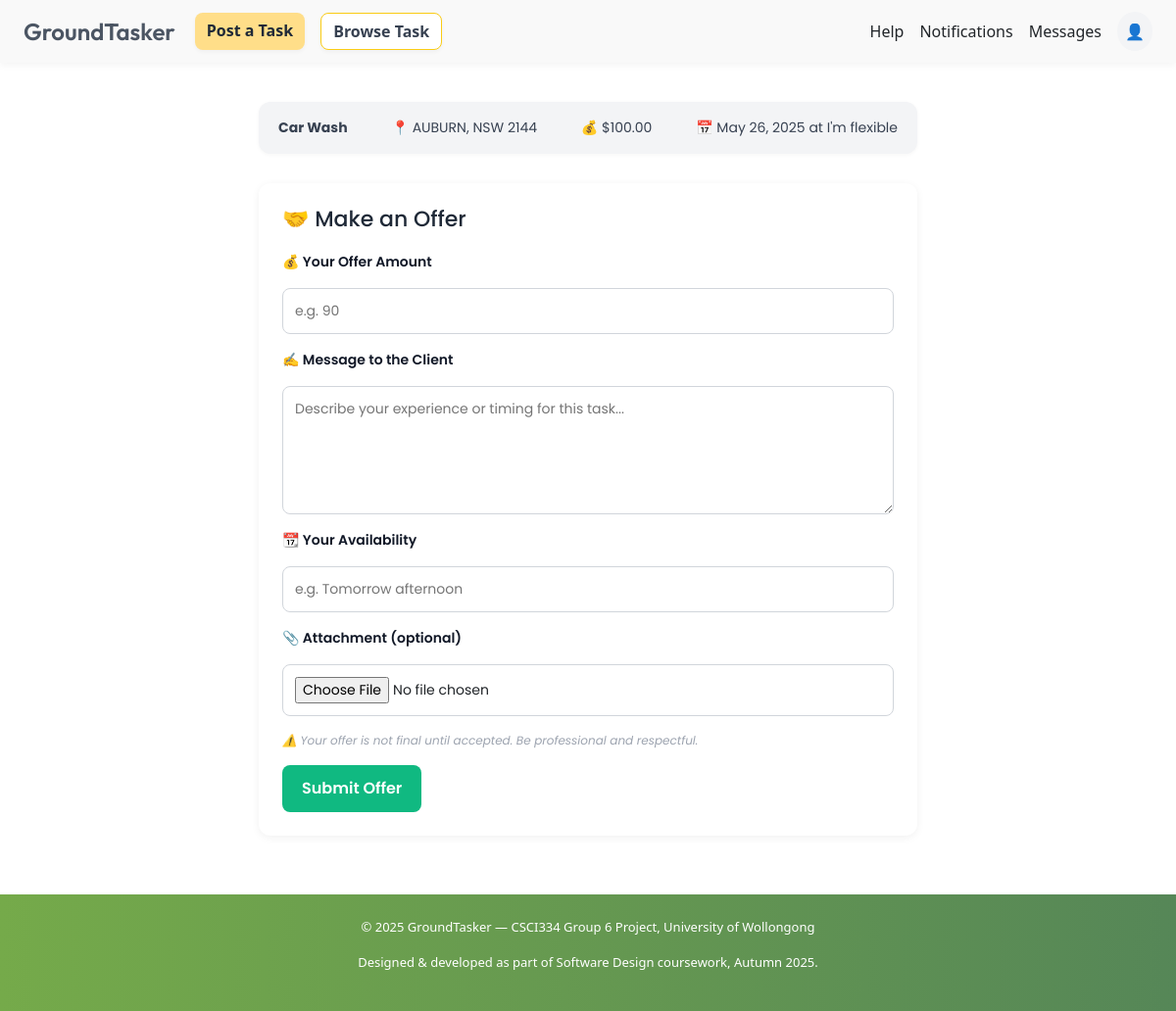
/tasks/offer/1/ (signed in), run on the app's committed database.
### tasks/models.py (models this page shows, shortened)
class Task(models.Model):
    FLEX_CHOICES = [
        ('on_date', 'On date'),
        ('before_date', 'Before date'),
        ('flexible', "I'm flexible"),
    ]
    title = models.CharField(max_length=200)
    description = models.TextField()
    location = models.CharField(max_length=255)
    budget = models.DecimalField(max_digits=10, decimal_places=2, default=Decimal('0.00'))
    due_type = models.CharField(max_length=20, choices=FLEX_CHOICES)
    due_date = models.DateField(null=True, blank=True)
    posted_by = models.ForeignKey(settings.AUTH_USER_MODEL, on_delete=models.CASCADE)
    created_at = models.DateTimeField(auto_now_add=True)
    category = models.CharField(max_length=100, blank=True, null=True, default="")
    bookmarked_by = models.ManyToManyField(settings.AUTH_USER_MODEL, related_name="bookmarked_tasks", blank=True)

### tasks/views.py (the view, shortened to what this page needs)
# urls.py: path('offer/<int:task_id>/', MakeOfferView.as_view(), name='make_offer'),
class MakeOfferView(LoginRequiredMixin, View):
    def get(self, request, task_id):
        task = get_object_or_404(Task, id=task_id)
        if Offer.objects.filter(task=task, status='accepted').exists():
            return redirect('job_list')
        offer_id = request.GET.get('edit_offer')
        offer = None
        if offer_id:
            offer = get_object_or_404(Offer, id=offer_id, offered_by=request.user, task=task)
        return render(request, 'make_offer.html', {
            'task': task,
            'offer': offer
        })

### templates/make_offer.html (shortened to what this page needs)
{% extends "base.html" %}
{% load static %}
{% block extra_css %}
<link rel="stylesheet" href="{% static 'css/make_offer.css' %}">
{% endblock %}
{% block content %}
<div class="make-offer-page">
  <div class="task-banner">
    <div><strong>{{ task.title }}</strong></div>
    <div>📍 {{ task.location }}</div>
    <div>💰 ${{ task.budget }}</div>
    <div>📅 {{ task.due_date|default:"Flexible" }} at {{ task.get_due_type_display }}</div>
  </div>
  <div class="offer-form-box">
    <h2>{% if offer %}✏️ Edit Your Offer{% else %}🤝 Make an Offer{% endif %}</h2>
    <form method="post" enctype="multipart/form-data" action="">
      <label for="amount">💰 Your Offer Amount</label>
      <input type="number" id="amount" name="amount" min="1" placeholder="e.g. 90" required
             value="{{ offer.amount|default_if_none:'' }}">
      <label for="message">✍️ Message to the Client</label>
      <textarea id="message" name="message" rows="5" placeholder="Describe your experience or timing for this task...">{{ offer.message|default_if_none:'' }}</textarea>
      <label for="availability">📆 Your Availability</label>
      <input type="text" id="availability" name="availability" placeholder="e.g. Tomorrow afternoon"
             value="{{ offer.availability|default_if_none:'' }}">
      <label for="attachment">📎 Attachment (optional)</label>
      <input type="file" id="attachment" name="attachment" accept="image/*,application/pdf">
      <div class="legal-hint">
        ⚠️ Your offer is not final until accepted. Be professional and respectful.
      </div>
      <button type="submit">{% if offer %}Update Offer{% else %}Submit Offer{% endif %}</button>
    </form>
  </div>
</div>
{% endblock %}

### static/css/base.css (style rules this page uses)
body { opacity: 0; transition: opacity 0.2s ease-in-out; transition: opacity 0.2s ease, transform 0.2s ease; }
body.fade-in { opacity: 1; transform: scale(1); }

### static/css/make_offer.css (style rules this page uses)
.make-offer-page { max-width: 720px; margin: 40px auto; padding: 0 24px; font-family: 'Poppins', sans-serif; }
.task-banner { background: #f3f4f6; padding: 16px 20px; border-radius: 12px; margin-bottom: 30px; display: flex; flex-wrap: wrap; gap: 16px; font-size: 14px; justify-content: space-between; color: #374151; box-shadow: 0 1px 4px rgba(0, 0, 0, 0.04); }
.offer-form-box { background: white; border-radius: 12px; padding: 24px; box-shadow: 0 2px 8px rgba(0,0,0,0.06); }
.offer-form-box h2 { margin-bottom: 20px; font-size: 22px; color: #1f2937; }
form { display: flex; flex-direction: column; gap: 16px; }
form label { font-weight: 600; font-size: 14px; color: #111827; }
form input, form textarea, form select { padding: 12px; border: 1px solid #d1d5db; border-radius: 8px; font-size: 14px; font-family: inherit; width: 100%; }
form textarea { resize: vertical; min-height: 100px; }
.legal-hint { font-size: 12px; color: #9ca3af; font-style: italic; }
form button { background-color: #10b981; color: white; padding: 12px 20px; border: none; border-radius: 8px; font-weight: 600; cursor: pointer; width: fit-content; transition: background 0.2s ease; }

### data on the page
Task: title "Car Wash", location "AUBURN, NSW 2144", budget "100.00", due_date "May 26, 2025", due_type "I'm flexible"

### other printed values
{{ year }} "2025"
